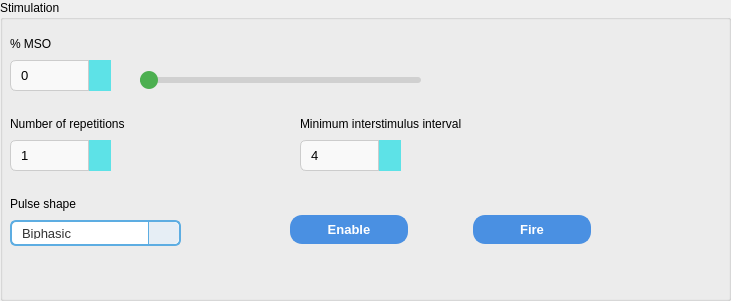
         <widget class="QGroupBox" name="groupBox_5">
          <property name="geometry">
           <rect>
            <x>20</x>
            <y>180</y>
            <width>731</width>
            <height>301</height>
           </rect>
          </property>
          <property name="title">
           <string>Stimulation</string>
          </property>
          <widget class="QSpinBox" name="spinBox">
           <property name="geometry">
            <rect>
             <x>10</x>
             <y>60</y>
             <width>101</width>
             <height>31</height>
            </rect>
           </property>
           <property name="styleSheet">
            <string notr="true">/* Base look */
QAbstractSpinBox {
	 border: 1px solid #ccc;
    border-radius: 6px;
    background: #f9f9f9;
    padding: 4px 28px 4px 8px;   /* room on the right for buttons */
    font-size: 13px;
    selection-background-color: #4CAF50;
    selection-color: white;
}

/* Up/Down button geometry */
QAbstractSpinBox::up-button,
QAbstractSpinBox::down-button {
    subcontrol-origin: border;
    width: 22px;                 /* make sure they’re visible */
    border-left: 1px solid #ccc;
    background: #5DE2E7;
}

/* Split top/bottom */
QAbstractSpinBox::up-button {
    subcontrol-position: top right;
    border-top-right-radius: 6px;
    height: 50%;
}
QAbstractSpinBox::down-button {
    subcontrol-position: bottom right;
    border-bottom-right-radius: 6px;
    height: 50%;
}

/* Hover */
QAbstractSpinBox::up-button:hover,
QAbstractSpinBox::down-button:hover {
    background: #dcdcdc;
}

/* Keep the arrows (use Qt’s built‑ins) */
QAbstractSpinBox::up-arrow {
    image: url(:/qt-project.org/styles/commonstyle/images/arrowup.png);
    width: 10px; height: 10px;
}
QAbstractSpinBox::up-arrow:disabled {
    image: url(:/qt-project.org/styles/commonstyle/images/arrowup_disabled.png);
}
QAbstractSpinBox::down-arrow {
    image: url(:/qt-project.org/styles/commonstyle/images/arrowdown.png);
    width: 10px; height: 10px;
}
QAbstractSpinBox::down-arrow:disabled {
    image: url(:/qt-project.org/styles/commonstyle/images/arrowdown_disabled.png);
}
</string>
           </property>
           <property name="maximum">
            <number>100</number>
           </property>
          </widget>
          <widget class="QSlider" name="slider">
           <property name="geometry">
            <rect>
             <x>140</x>
             <y>60</y>
             <width>281</width>
             <height>41</height>
            </rect>
           </property>
           <property name="styleSheet">
            <string notr="true">QSlider::groove:horizontal {
    border: none;
    height: 6px;
    background: #d0d0d0;
    border-radius: 3px;
}

QSlider::handle:horizontal {
    background: #4CAF50;
    border: none;
    height: 18px;
    width: 18px;
    margin: -6px 0;
    border-radius: 9px;
}

QSlider::handle:horizontal:hover {
    background: #45a049;
}

QSlider::sub-page:horizontal {
    background: #4CAF50;
    border-radius: 3px;
}
</string>
           </property>
           <property name="maximum">
            <number>100</number>
           </property>
           <property name="orientation">
            <enum>Qt::Horizontal</enum>
           </property>
          </widget>
          <widget class="QLabel" name="label_8">
           <property name="geometry">
            <rect>
             <x>10</x>
             <y>30</y>
             <width>119</width>
             <height>27</height>
            </rect>
           </property>
           <property name="font">
            <font>
             <pointsize>9</pointsize>
            </font>
           </property>
           <property name="text">
            <string>% MSO</string>
           </property>
          </widget>
          <widget class="QSpinBox" name="n_repetitions_spinBox">
           <property name="geometry">
            <rect>
             <x>10</x>
             <y>140</y>
             <width>101</width>
             <height>31</height>
            </rect>
           </property>
           <property name="styleSheet">
            <string notr="true">/* Base look */
QAbstractSpinBox {
    border: 1px solid #ccc;
    border-radius: 6px;
    background: #f9f9f9;
    padding: 4px 28px 4px 8px;   /* room on the right for buttons */
    font-size: 13px;
    selection-background-color: #4CAF50;
    selection-color: white;
}

/* Up/Down button geometry */
QAbstractSpinBox::up-button,
QAbstractSpinBox::down-button {
    subcontrol-origin: border;
    width: 22px;                 /* make sure they’re visible */
    border-left: 1px solid #ccc;
    background: #5DE2E7;
}

/* Split top/bottom */
QAbstractSpinBox::up-button {
    subcontrol-position: top right;
    border-top-right-radius: 6px;
    height: 50%;
}
QAbstractSpinBox::down-button {
    subcontrol-position: bottom right;
    border-bottom-right-radius: 6px;
    height: 50%;
}

/* Hover */
QAbstractSpinBox::up-button:hover,
QAbstractSpinBox::down-button:hover {
    background: #dcdcdc;
}

/* Keep the arrows (use Qt’s built‑ins) */
QAbstractSpinBox::up-arrow {
    image: url(:/qt-project.org/styles/commonstyle/images/arrowup.png);
    width: 10px; height: 10px;
}
QAbstractSpinBox::up-arrow:disabled {
    image: url(:/qt-project.org/styles/commonstyle/images/arrowup_disabled.png);
}
QAbstractSpinBox::down-arrow {
    image: url(:/qt-project.org/styles/commonstyle/images/arrowdown.png);
    width: 10px; height: 10px;
}
QAbstractSpinBox::down-arrow:disabled {
    image: url(:/qt-project.org/styles/commonstyle/images/arrowdown_disabled.png);
}
</string>
           </property>
           <property name="minimum">
            <number>1</number>
           </property>
           <property name="maximum">
            <number>10</number>
           </property>
          </widget>
          <widget class="QLabel" name="label_15">
           <property name="geometry">
            <rect>
             <x>10</x>
             <y>110</y>
             <width>181</width>
             <height>27</height>
            </rect>
           </property>
           <property name="font">
            <font>
             <pointsize>9</pointsize>
            </font>
           </property>
           <property name="text">
            <string>Number of repetitions</string>
           </property>
          </widget>
          <widget class="QSpinBox" name="min_interval_spinBox">
           <property name="geometry">
            <rect>
             <x>300</x>
             <y>140</y>
             <width>101</width>
             <height>31</height>
            </rect>
           </property>
           <property name="styleSheet">
            <string notr="true">/* Base look */
QAbstractSpinBox {
    border: 1px solid #ccc;
    border-radius: 6px;
    background: #f9f9f9;
    padding: 4px 28px 4px 8px;   /* room on the right for buttons */
    font-size: 13px;
    selection-background-color: #4CAF50;
    selection-color: white;
}

/* Up/Down button geometry */
QAbstractSpinBox::up-button,
QAbstractSpinBox::down-button {
    subcontrol-origin: border;
    width: 22px;                 /* make sure they’re visible */
    border-left: 1px solid #ccc;
    background: #5DE2E7;
}

/* Split top/bottom */
QAbstractSpinBox::up-button {
    subcontrol-position: top right;
    border-top-right-radius: 6px;
    height: 50%;
}
QAbstractSpinBox::down-button {
    subcontrol-position: bottom right;
    border-bottom-right-radius: 6px;
    height: 50%;
}

/* Hover */
QAbstractSpinBox::up-button:hover,
QAbstractSpinBox::down-button:hover {
    background: #dcdcdc;
}

/* Keep the arrows (use Qt’s built‑ins) */
QAbstractSpinBox::up-arrow {
    image: url(:/qt-project.org/styles/commonstyle/images/arrowup.png);
    width: 10px; height: 10px;
}
QAbstractSpinBox::up-arrow:disabled {
    image: url(:/qt-project.org/styles/commonstyle/images/arrowup_disabled.png);
}
QAbstractSpinBox::down-arrow {
    image: url(:/qt-project.org/styles/commonstyle/images/arrowdown.png);
    width: 10px; height: 10px;
}
QAbstractSpinBox::down-arrow:disabled {
    image: url(:/qt-project.org/styles/commonstyle/images/arrowdown_disabled.png);
}
</string>
           </property>
           <property name="minimum">
            <number>1</number>
           </property>
           <property name="maximum">
            <number>10</number>
           </property>
           <property name="value">
            <number>4</number>
           </property>
          </widget>
          <widget class="QLabel" name="label_17">
           <property name="geometry">
            <rect>
             <x>300</x>
             <y>110</y>
             <width>261</width>
             <height>27</height>
            </rect>
           </property>
           <property name="font">
            <font>
             <pointsize>9</pointsize>
            </font>
           </property>
           <property name="text">
            <string>Minimum interstimulus interval</string>
           </property>
          </widget>
          <widget class="QComboBox" name="pulseShapeComboBox">
           <property name="geometry">
            <rect>
             <x>10</x>
             <y>220</y>
             <width>171</width>
             <height>26</height>
            </rect>
           </property>
           <property name="styleSheet">
            <string notr="true">/* Main ComboBox Style */
QComboBox {
    border: 2px solid #5dade2;   /* Matches your QLineEdit border */
    border-radius: 6px;          /* Matches your button corners */
    padding: 5px 10px;
    background-color: #ffffff;   /* Clean white background */
    color: #333333;              /* Dark text for contrast */
    font-size: 13px;             /* Consistent font size */
    min-width: 6em;
}

/* Hover Effect */
QComboBox:hover {
    border-color: #4A90E2;       /* Bright blue from your buttons */
}

/* Dropdown Button Area */
QComboBox::drop-down {
    subcontrol-origin: padding;
    subcontrol-position: top right;
    width: 30px;
    
    /* Create a distinct box for the arrow */
    border-left-width: 1px;
    border-left-color: #5dade2;
    border-left-style: solid; 
    border-top-right-radius: 6px;
    border-bottom-right-radius: 6px;
    
    background: #e6eef5;         /* Light blue background (matches your Tabs) */
}

/* Hover Effect on Dropdown Button */
QComboBox::drop-down:hover {
    background: #d0d9e6;
}

/* The Arrow Icon */
/* We use the standard Qt arrow you used in your SpinBox styling */
/* QComboBox::down-arrow {
    image: url(:/qt-project.org/styles/commonstyle/images/arrowdown.png);
    width: 12px;
    height: 12px;
}*/

/* The Popup List (Dropdown Menu) */
QComboBox QAbstractItemView {
    border: 2px solid #5dade2;   /* Consistent border */
    background-color: #ffffff;   /* White background */
    selection-background-color: #4A90E2; /* Blue selection matches buttons */
    selection-color: white;      /* White text on selection */
    outline: 0px;                /* Remove dotted line on focus */
    border-radius: 0px 0px 6px 6px;
}</string>
           </property>
           <item>
            <property name="text">
             <string>Biphasic</string>
            </property>
           </item>
           <item>
            <property name="text">
             <string>Monophasic</string>
            </property>
           </item>
          </widget>
          <widget class="QLabel" name="label_22">
           <property name="geometry">
            <rect>
             <x>10</x>
             <y>190</y>
             <width>181</width>
             <height>27</height>
            </rect>
           </property>
           <property name="font">
            <font>
             <pointsize>9</pointsize>
            </font>
           </property>
           <property name="text">
            <string>Pulse shape</string>
           </property>
          </widget>
          <widget class="QWidget" name="horizontalLayoutWidget_2">
           <property name="geometry">
            <rect>
             <x>290</x>
             <y>190</y>
             <width>301</width>
             <height>80</height>
            </rect>
           </property>
           <layout class="QHBoxLayout" name="horizontalLayout_19" stretch="2,1,2">
            <item>
             <widget class="QPushButton" name="enableBtn">
              <property name="styleSheet">
               <string notr="true">/* Basic style for QPushButton */
QPushButton {
    background-color: #4A90E2; /* Light blue background */
    color: white; /* White text */
    border: 2px solid #4A90E2; /* Light blue border */
    border-radius: 12px; /* Rounded corners */
    padding: 5px 20px; /* Vertical and horizontal padding */
    font-size: 13px; /* Font size */
    font-weight: bold; /* Bold text */
    text-align: center;
    outline: none; /* Remove the focus outline */

}

/* Hover effect for QPushButton */
QPushButton:hover {
    background-color: #357ABD; /* Darker blue on hover */
    border-color: #357ABD; /* Darker blue border on hover */

}

/* Pressed (active) effect for QPushButton */
QPushButton:pressed {
    background-color: #2C6BA3; /* Even darker blue when pressed */
    border-color: #1F4A7A; /* Darker blue border when pressed */

}

/* Focus effect (when button is focused) */
QPushButton:focus {
    outline: none; /* Remove the default focus outline */
}

/* Disabled button style */
QPushButton:disabled {
    background-color: #A2C8E3; /* Lighter blue background when disabled */
    color: #A6B9C9; /* Light grayish blue text */
    border: 2px solid #A2C8E3; /* Border same as background */

}
</string>
              </property>
              <property name="text">
               <string>Enable</string>
              </property>
             </widget>
            </item>
            <item>
             <spacer name="horizontalSpacer_22">
              <property name="orientation">
               <enum>Qt::Horizontal</enum>
              </property>
              <property name="sizeHint" stdset="0">
               <size>
                <width>40</width>
                <height>20</height>
               </size>
              </property>
             </spacer>
            </item>
            <item>
             <widget class="QPushButton" name="fireBtn">
              <property name="styleSheet">
               <string notr="true">/* Basic style for QPushButton */
QPushButton {
    background-color: #4A90E2; /* Light blue background */
    color: white; /* White text */
    border: 2px solid #4A90E2; /* Light blue border */
    border-radius: 12px; /* Rounded corners */
    padding: 5px 20px; /* Vertical and horizontal padding */
    font-size: 13px; /* Font size */
    font-weight: bold; /* Bold text */
    text-align: center;
    outline: none; /* Remove the focus outline */

}

/* Hover effect for QPushButton */
QPushButton:hover {
    background-color: #357ABD; /* Darker blue on hover */
    border-color: #357ABD; /* Darker blue border on hover */

}

/* Pressed (active) effect for QPushButton */
QPushButton:pressed {
    background-color: #2C6BA3; /* Even darker blue when pressed */
    border-color: #1F4A7A; /* Darker blue border when pressed */

}

/* Focus effect (when button is focused) */
QPushButton:focus {
    outline: none; /* Remove the default focus outline */
}

/* Disabled button style */
QPushButton:disabled {
    background-color: #A2C8E3; /* Lighter blue background when disabled */
    color: #A6B9C9; /* Light grayish blue text */
    border: 2px solid #A2C8E3; /* Border same as background */

}
</string>
              </property>
              <property name="text">
               <string>Fire</string>
              </property>
             </widget>
            </item>
           </layout>
          </widget>
         </widget>
